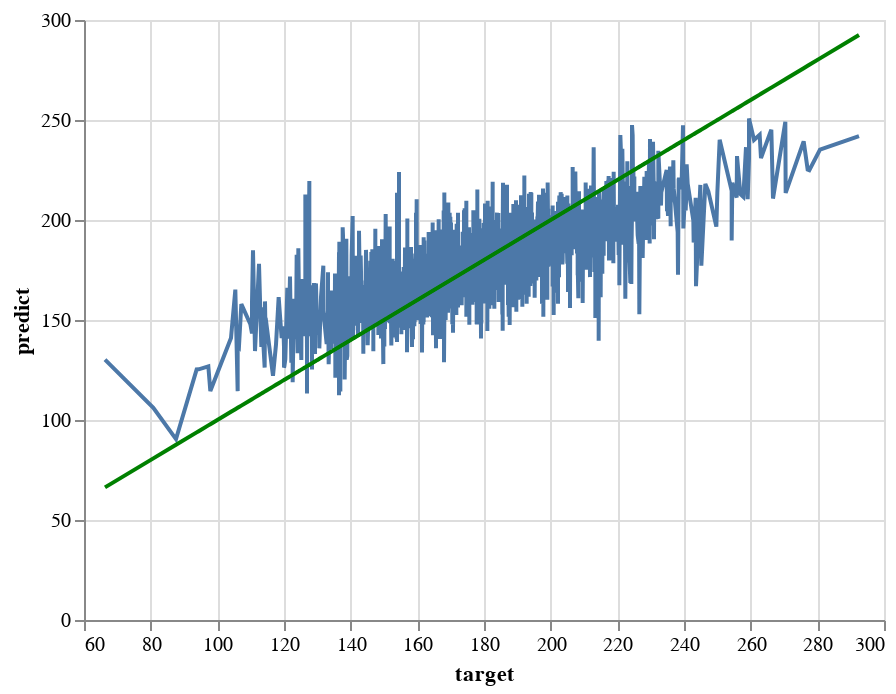

The notebook cell this image was saved under:
### Code cell
# Displaying the line graph of the comparison between the predicted values and actual values of the training set.
perfect_train = alt.Chart(pd.DataFrame({'target': y_train, 'predict': y_train})).mark_line(color='green').encode(
    x='target',
    y='predict'
)

predicted_train = alt.Chart(pd.DataFrame({'target': y_train, 'predict': y_train_predict})).mark_line().encode(
    x='target',
    y='predict'
  )

predicted_train + perfect_train

### Figure 1 — Vega-Lite specification as saved in the notebook (floating-point values rounded to 4 significant figures; data arrays with more than 128 entries replaced by an {"elided": "..."} marker saying what was removed)
{"config": {"view": {"continuousWidth": 400, "continuousHeight": 300}}, "layer": [{"data": {"name": "data-87b4d593baf4bd8e0b10a414cf40f3ac"}, "mark": "line", "encoding": {"x": {"field": "target", "type": "quantitative"}, "y": {"field": "predict", "type": "quantitative"}}}, {"data": {"name": "data-3e90776eba3a9efdee8cf80f9b68ce86"}, "mark": {"type": "line", "color": "green"}, "encoding": {"x": {"field": "target", "type": "quantitative"}, "y": {"field": "predict", "type": "quantitative"}}}], "$schema": "https://vega.github.io/schema/vega-lite/v4.17.0.json", "datasets": {"data-87b4d593baf4bd8e0b10a414cf40f3ac": {"elided": "2194 records"}, "data-3e90776eba3a9efdee8cf80f9b68ce86": {"elided": "2194 records"}}}
